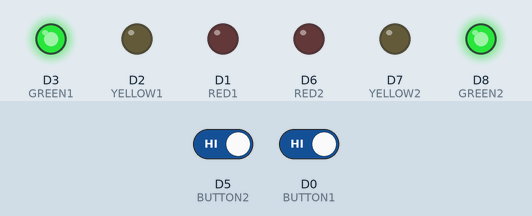
This program was run on a simulated ESP8266 (Wemos D1 mini). Shown: output pins drawn as LEDs (lit = HIGH). The test bench sets the inputs (shaded band); at power-on: D5 (BUTTON2) HIGH, D0 (BUTTON1) HIGH. What the program prints to the serial monitor is not drawn.

Above: at 15.1 s.
15.2 s: D5 (BUTTON2) driven LOW
At 19.9 s:
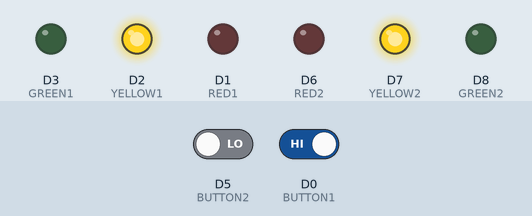
At 22.7 s:
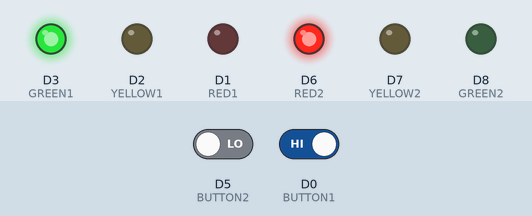
29.2 s: D5 (BUTTON2) driven HIGH
43.2 s: D0 (BUTTON1) driven LOW
At 51.1 s:
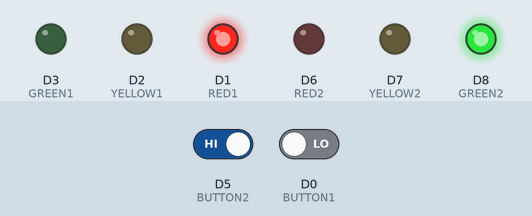
57.2 s: D0 (BUTTON1) driven HIGH
Timing chart, 0 to 65.8 s (numbered marks = the images above; inputs shaded):
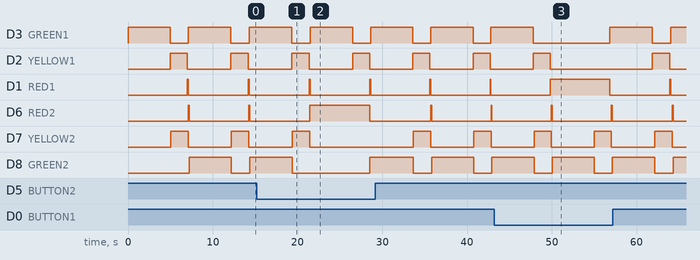

The program:

main.cpp
```cpp
#include <Arduino.h>

#include <fsm.h>

#define RED1 D1
#define YELLOW1 D2
#define GREEN1 D3
#define BUTTON1 D0

#define RED2 D6
#define YELLOW2 D7
#define GREEN2 D8
#define BUTTON2 D5

int tr1LightsAndButton[] = {RED1, YELLOW1, GREEN1, BUTTON1}; //Order -> red, yellow, green, button
int tr2LightsAndButton[] = {RED2, YELLOW2, GREEN2, BUTTON2};

ENUM_STATE trState1 = STATE_RED;
ENUM_STATE trState2 = STATE_GREEN;

ENUM_EVENT trEvent1 = EVENT_STATE_EXECUTED;
ENUM_EVENT trEvent2 = EVENT_STATE_EXECUTED;

unsigned int timer1;
unsigned int timer2;

bool buttonPressed;
unsigned long loopTiming;
unsigned long loopDuration;

STATE_METHODS_STRUCT fsm_state_methods[STATE_NUM] = {
    {start_pre, start_loop, start_post},
    {red_pre, red_loop, red_post},
    {orange_pre, orange_loop, orange_post},
    {green_pre, green_loop, green_post},
    {outoforder_pre, outoforder_loop, outoforder_post}
};
// Define your transition table here. States given in the collomn and events in de row.
//
// -------------------------------------------------------------------------------------------------------------------
//      EVENTS| BUTTON          | GREEN           | TIMER           | OUTOFORDER     | RED            | STATE_EXECUTED|
// -------------------------------------------------------------------------------------------------------------------
// START      | -               | -               | -               | -              | -              | RED
// RED        | GREEN           | -               | GREEN           | OUTOFORDER     | -              | -
// ORANGE     | GREEN           | -               | RED             | OUTOFORDER     | -              | -
// GREEN      | -               | -               | ORANGE          | OUTOFORDER     | -              | -
// OUTOFORDER | -               | -               | -               | -              | RED            |
// -------------------------------------------------------------------------------------------------------------------
STATE_TRANSITION_STRUCT fsm_state_transition[STATE_NUM][EVENT_NUM] = {
{ // STATE_START
    {STATE_INVALID_TRANSITION},
    {STATE_INVALID_TRANSITION},
    {STATE_INVALID_TRANSITION},
    {STATE_INVALID_TRANSITION},
    {STATE_INVALID_TRANSITION},
    {STATE_RED}
  },
  { // STATE_RED
    {STATE_GREEN},
    {STATE_INVALID_TRANSITION},
    {STATE_GREEN},
    {STATE_OUTOFORDER},
    {STATE_INVALID_TRANSITION},
    {STATE_INVALID_TRANSITION}
  },
  { // STATE_ORANGE
    {STATE_GREEN},
    {STATE_INVALID_TRANSITION},
    {STATE_RED},
    {STATE_OUTOFORDER},
    {STATE_INVALID_TRANSITION},
    {STATE_INVALID_TRANSITION}
  },
  { // STATE_GREEN
    {STATE_INVALID_TRANSITION},
    {STATE_INVALID_TRANSITION},
    {STATE_ORANGE},
    {STATE_OUTOFORDER},
    {STATE_INVALID_TRANSITION},
    {STATE_INVALID_TRANSITION}
  },
  { // STATE_OUTOFORDER
    {STATE_INVALID_TRANSITION},
    {STATE_INVALID_TRANSITION},
    {STATE_INVALID_TRANSITION},
    {STATE_INVALID_TRANSITION},
    {STATE_RED},
    {STATE_INVALID_TRANSITION},
  }
};

String getEventName (ENUM_EVENT event) {
    switch (event) {
    case EVENT_BUTTON:
      return "EVENT_BUTTON";
    case EVENT_OUTOFORDER:
        return "EVENT_OUTOFORDER";
    case EVENT_GREEN:
        return "EVENT_GREEN";
    case EVENT_RED:
        return "EVENT_RED";
    case EVENT_TIMER:
        return "EVENT_TIMER";
    case EVENT_STATE_EXECUTED:
        return "EVENT_STATE_EXECUTED";
    default:
        return "UNKNOWN";
    }
}

void FSMRaiseEvent (ENUM_EVENT new_event, ENUM_EVENT *event, ENUM_STATE *state, unsigned int *timer, int lightAndButton[]) {
    ENUM_STATE new_state = fsm_state_transition[*state][new_event].nextState;
    if ( new_state != STATE_INVALID_TRANSITION ) {

        // call event.post
        if( fsm_state_methods[*state].post != NULL) {
            fsm_state_methods[*state].post(event, state, timer, lightAndButton) ;
        }

        // call newstate ev.pre
        if( fsm_state_methods[new_state].pre != NULL) {
            fsm_state_methods[new_state].pre(event, state, timer, lightAndButton);
        }

        *state = new_state;
        *event = new_event;

        Serial.println("State change: " + getEventName(*event) );
    }
}

void FSMInit (ENUM_EVENT event, ENUM_STATE state, unsigned int *timer, int lightAndButton[]) {
  Serial.println("FSM Init");
  if( fsm_state_methods[state].pre != NULL) {
    fsm_state_methods[state].pre(&event, &state, timer, lightAndButton);
  }
}

void FSMLoop (ENUM_EVENT *event, ENUM_STATE *state, unsigned int *timer, int lightAndButton[]) {
  if( fsm_state_methods[*state].loop != NULL) {
    fsm_state_methods[*state].loop(event, state, timer, lightAndButton);
  }

  FSMRaiseEvent(EVENT_STATE_EXECUTED, event, state, timer, lightAndButton);
  Serial.println(*state);
}

void setup() {
  pinMode(RED1, OUTPUT); // RED
  pinMode(YELLOW1, OUTPUT); // YELLOW
  pinMode(GREEN1, OUTPUT); // GREEN
  pinMode(BUTTON1, INPUT_PULLUP); // Button

  pinMode(RED2, OUTPUT); // RED
  pinMode(YELLOW2, OUTPUT); // YELLOW
  pinMode(GREEN2, OUTPUT); // GREEN
  pinMode(BUTTON2, INPUT_PULLUP); // Button

  // Switch off the leds
  digitalWrite(RED1, LOW);
  digitalWrite(YELLOW1, LOW);
  digitalWrite(GREEN1, LOW);

  digitalWrite(RED2, LOW);
  digitalWrite(YELLOW2, LOW);
  digitalWrite(GREEN2, LOW);

  // Initialize the serial communication
  Serial.begin(9600);
  buttonPressed = false;
}


void loop() {
  loopTiming = millis();

  FSMLoop(&trEvent1, &trState1, &timer1, tr1LightsAndButton);
  FSMLoop(&trEvent2, &trState2, &timer2, tr2LightsAndButton);

  loopDuration = millis() - loopTiming;
  String ld = "loop duration: " + String(loopDuration);

  //Serial.println(ld);

  if ( loopDuration < 100 ) { // Make sure the loop is around 100 ms always!
    delay(100 - loopDuration);
  }
}

void start_pre(ENUM_EVENT *event, ENUM_STATE *state, unsigned int *timer, int trLightsAndButton[]) {
  Serial.println("start_pre");
}

void start_loop(ENUM_EVENT *event, ENUM_STATE *state, unsigned int *timer, int trLightsAndButton[]) {
  Serial.println("start_loop");
}

void start_post(ENUM_EVENT *event, ENUM_STATE *state, unsigned int *timer, int trLightsAndButton[]) {
  Serial.println("start_post");
}

void red_pre(ENUM_EVENT *event, ENUM_STATE *state, unsigned int *timer, int trLightsAndButton[]) {
  *timer = millis();
  Serial.println("red_pre");
  digitalWrite(trLightsAndButton[0], HIGH);
}

void red_loop(ENUM_EVENT *event, ENUM_STATE *state, unsigned int *timer, int trLightsAndButton[]) {
  if (buttonPressed == 0 && digitalRead(trLightsAndButton[3]) == HIGH ) {
    buttonPressed = true;
    FSMRaiseEvent(EVENT_BUTTON, event, state, timer, trLightsAndButton);
  }

  if( (millis() - *timer) > 7000 ) { //Wait 7 sec
      FSMRaiseEvent(EVENT_TIMER, event, state, timer, trLightsAndButton);
  }

  Serial.println("red loop");
}

void red_post(ENUM_EVENT *event, ENUM_STATE *state, unsigned int *timer, int trLightsAndButton[]) {
    Serial.println("red_post");
    buttonPressed = false;
    digitalWrite(trLightsAndButton[0], LOW);
}

void orange_pre(ENUM_EVENT *event, ENUM_STATE *state, unsigned int *timer, int trLightsAndButton[]) {
  *timer = millis();
  Serial.println("yellow_pre");
  digitalWrite(trLightsAndButton[1], HIGH); //trLightsAndButton[1] == yellow
}

void orange_loop(ENUM_EVENT *event, ENUM_STATE *state, unsigned int *timer, int trLightsAndButton[]) {
  if( (millis() - *timer) > 2000 ) { //Wait 2 sec
      FSMRaiseEvent(EVENT_TIMER, event, state, timer, trLightsAndButton);
  }
  Serial.println("yellow_loop");
}

void orange_post(ENUM_EVENT *event, ENUM_STATE *state, unsigned int *timer, int trLightsAndButton[]) {
  Serial.println("yellow_post");
  digitalWrite(trLightsAndButton[1], LOW); //trLightsAndButton[1] == yellow
}

void green_pre(ENUM_EVENT *event, ENUM_STATE *state, unsigned int *timer, int trLightsAndButton[]) {
  *timer = millis();
  Serial.println("green_pre");
  digitalWrite(trLightsAndButton[2], HIGH);
}

void green_loop(ENUM_EVENT *event, ENUM_STATE *state, unsigned int *timer, int trLightsAndButton[]) {
  if( (millis() - *timer) > 5000 ) { //Wait 5 sec
      FSMRaiseEvent(EVENT_TIMER, event, state, timer, trLightsAndButton);
  }
  Serial.println("green loop");
}

void green_post(ENUM_EVENT *event, ENUM_STATE *state, unsigned int *timer, int trLightsAndButton[]) {
  Serial.println("green_post");
  digitalWrite(trLightsAndButton[2], LOW);
}

void outoforder_pre(ENUM_EVENT *event, ENUM_STATE *state, unsigned int *timer, int trLightsAndButton[]) {
  Serial.println("outoforder_pre");
}

void outoforder_loop(ENUM_EVENT *event, ENUM_STATE *state, unsigned int *timer, int trLightsAndButton[]) {
  Serial.println("outoforder_pre");
}

void outoforder_post(ENUM_EVENT *event, ENUM_STATE *state, unsigned int *timer, int trLightsAndButton[]) {
  Serial.println("outoforder_post");
}
```

fsm.h
```cpp
#pragma once

typedef enum {
    STATE_START,
    STATE_RED,
    STATE_ORANGE,
    STATE_GREEN,
    STATE_OUTOFORDER,
    STATE_INVALID_TRANSITION,
    STATE_NUM
} ENUM_STATE;

typedef enum {
    EVENT_BUTTON,
    EVENT_GREEN,
    EVENT_TIMER,
    EVENT_OUTOFORDER,
    EVENT_RED,
    EVENT_STATE_EXECUTED,
    EVENT_NUM
} ENUM_EVENT;

typedef struct {
    void (*pre)(ENUM_EVENT *event, ENUM_STATE *state, unsigned int *timer, int trLightsAndButton[]);
    void (*loop)(ENUM_EVENT *event, ENUM_STATE *state, unsigned int *timer,int trLightsAndButton[]);
    void (*post)(ENUM_EVENT *event, ENUM_STATE *state, unsigned int *timer, int trLightsAndButton[]);
} STATE_METHODS_STRUCT;

typedef struct {
    ENUM_STATE nextState;
} STATE_TRANSITION_STRUCT;

void FSMInit (ENUM_EVENT event, ENUM_STATE state, unsigned int *timer, int trLightsAndButton[]);
void FSMLoop (ENUM_EVENT *event, ENUM_STATE *state, unsigned int *timer, int trLightsAndButton[]);
void FSMRaiseEvent (ENUM_EVENT new_event, ENUM_EVENT *event, ENUM_STATE *state, unsigned int *timer, int lightAndButton[]);

// Forward declaration of the transition methods.
void start_pre(ENUM_EVENT *event, ENUM_STATE *state, unsigned int *timer, int trLightsAndButton[]);
void start_loop(ENUM_EVENT *event, ENUM_STATE *state, unsigned int *timer, int trLightsAndButton[]);
void start_post(ENUM_EVENT *event, ENUM_STATE *state, unsigned int *timer, int trLightsAndButton[]);

void red_pre(ENUM_EVENT *event, ENUM_STATE *state, unsigned int *timer, int trLightsAndButton[]);
void red_loop(ENUM_EVENT *event, ENUM_STATE *state, unsigned int *timer, int trLightsAndButton[]);
void red_post(ENUM_EVENT *event, ENUM_STATE *state, unsigned int *timer, int trLightsAndButton[]);

void orange_pre(ENUM_EVENT *event, ENUM_STATE *state, unsigned int *timer, int trLightsAndButton[]);
void orange_loop(ENUM_EVENT *event, ENUM_STATE *state, unsigned int *timer, int trLightsAndButton[]);
void orange_post(ENUM_EVENT *event, ENUM_STATE *state, unsigned int *timer, int trLightsAndButton[]);

void green_pre(ENUM_EVENT *event, ENUM_STATE *state, unsigned int *timer, int trLightsAndButton[]);
void green_loop(ENUM_EVENT *event, ENUM_STATE *state, unsigned int *timer, int trLightsAndButton[]);
void green_post(ENUM_EVENT *event, ENUM_STATE *state, unsigned int *timer, int trLightsAndButton[]);

void outoforder_pre(ENUM_EVENT *event, ENUM_STATE *state, unsigned int *timer, int trLightsAndButton[]);
void outoforder_loop(ENUM_EVENT *event, ENUM_STATE *state, unsigned int *timer, int trLightsAndButton[]);
void outoforder_post(ENUM_EVENT *event, ENUM_STATE *state, unsigned int *timer, int trLightsAndButton[]);
```

Measured:
- after the input at 15.2 s, D7 (YELLOW2): goes on until 21.4 s, then stays LOW
- after the input at 43.2 s, D2 (YELLOW1): goes on until 49.8 s, then stays LOW
- by itself, D3 (GREEN1): alternates HIGH for 5.0 s and LOW for 2.2 s
- by itself, D2 (YELLOW1): alternates HIGH for 2.1 s and LOW for 5.1 s
- by itself, D1 (RED1): alternates HIGH for 0.10 s and LOW for 7.1 s
- by itself, D6 (RED2): alternates HIGH for 0.10 s and LOW for 7.0 s
- by itself, D7 (YELLOW2): alternates HIGH for 2.0 s and LOW for 5.1 s
